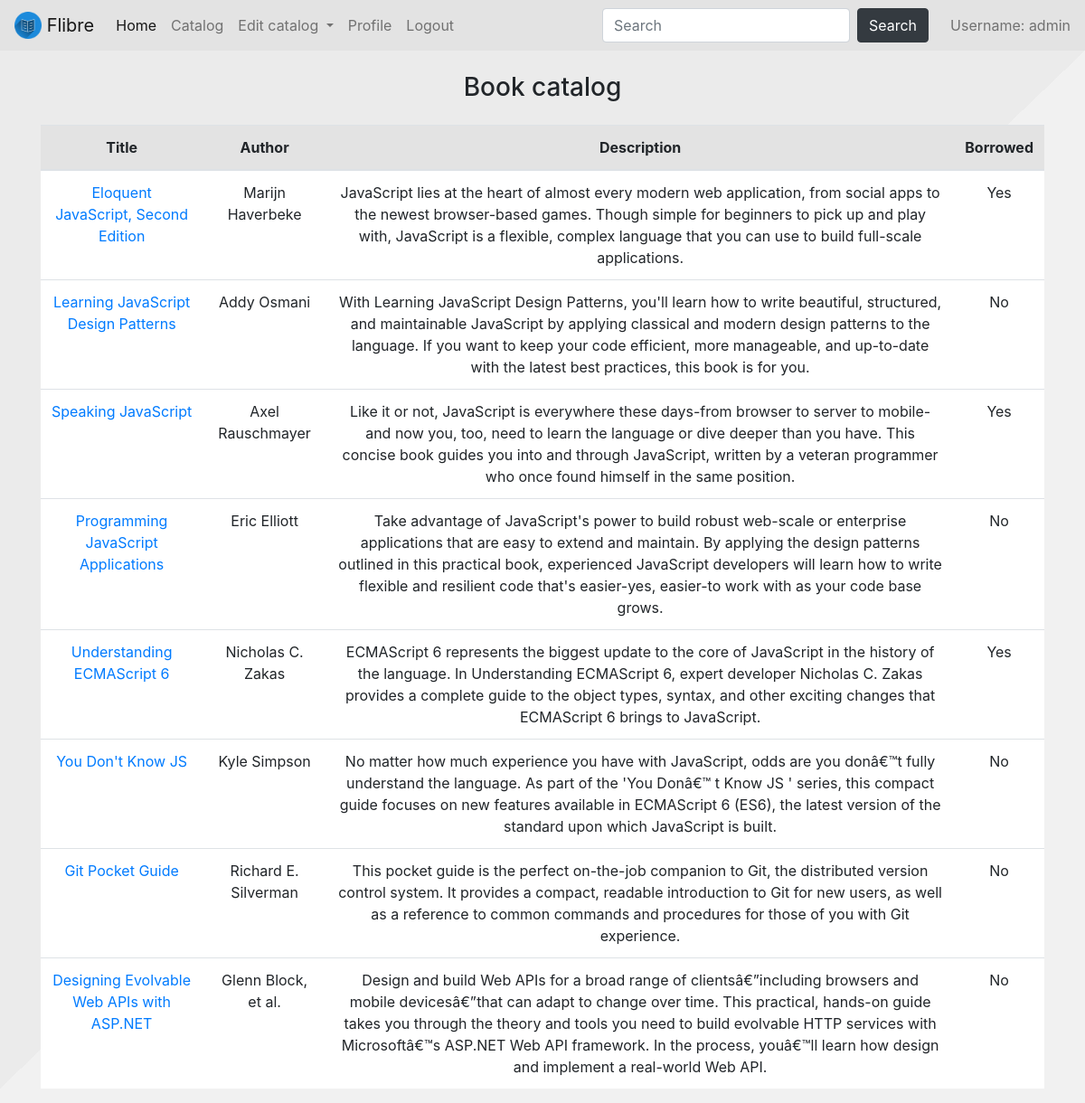
Screenshot of /catalog/books (signed in) with the database file from the repository.
### db_models.py (models this page shows, shortened)
class User(Base):
    __tablename__ = 'users'
    id = Column(Integer, primary_key=True)
    username = Column(String(50))
    email = Column(String(255))
    password = Column(String(255))
    permission_lvl = Column(Integer)
    book_limit = Column(Integer)
    book_ref = relationship('Book', back_populates='user_ref')

class Book(Base):
    __tablename__ = 'books'
    id = Column(Integer, primary_key=True)
    author = Column(String(255))
    description = Column(String(1000))
    isbn = Column(Integer)
    pages = Column(Integer)
    published = Column(String(10))
    publisher = Column(String(255))
    subtitle = Column(String(255))
    title = Column(String(255))
    website = Column(String(255))
    user_id = Column(Integer, ForeignKey('users.id'))
    user_ref = relationship('User', back_populates='book_ref')

### routes.py (the view)
@app.route('/catalog/books')
def books():
    db_session = get_session()
    all_books = db_session.query(Book).all()
    context = get_default_context()
    context['books'] = all_books
    return render_template('catalog.html', **context)

### routes.py (called while the page is built)
def get_session(echo=False):
    engine = create_engine('sqlite:///db/database.db', echo=echo)
    db_session = sessionmaker(bind=engine)
    return db_session()

def get_default_context():
    permission_lvl = get_user_auth_lvl()
    context = {'permission_lvl': permission_lvl,
               'user_id': session.get('user_id'),
               'username': session.get('username')}
    return context

def get_user_auth_lvl():
    if not session.get('user_id'):
        return 3
    db_session = get_session()
    user_data = db_session.query(User.permission_lvl) \
                .filter(User.username == session.get('username')) \
                .one()
    return user_data.permission_lvl

### templates/catalog.html (shortened to what this page needs)
{% extends 'layout.html' %}
{% block content %}
<h3 class="mb-4 text-center">Book catalog</h3>
<table class="table text-center">
  <thead class="x-thead-dark">
  <tr>
    <th scope="col">Title</th>
    <th scope="col">Author</th>
    <th scope="col">Description</th>
    <th scope="col">Borrowed</th>
  </tr>
  </thead>
  {% for book in books %}
  <tr>
    <td scope="row"><a href="/catalog/books/{{ book['id'] }}">{{ book['title'] }}</a></td>
    <td scope="row">{{ book['author'] }}</td>
    <td scope="row">{{ book['description'] }}</td>
    {% if book['user_id'] != None %}
    <td scope="row">Yes</td>
    {% else %}
    <td scope="row">No</td>
    {% endif %}
  </tr>
  {% endfor %}
</table>
{% endblock %}

### templates/layout.html (shortened to what this page needs)
<!doctype html>
<html lang="en">
<head>
  <link rel="stylesheet" href="https://stackpath.bootstrapcdn.com/bootstrap/4.5.0/css/bootstrap.min.css"
>
  <link href="/static/style.css" rel="stylesheet">
</head>
<body id="bootstrap-overrides">
<header class="navbar navbar-expand-lg navbar-light bg-navbar">
  <a class="navbar-brand" href="/">
    <img src="/static/flibre-logo.png" width="30" height="30" class="d-inline-block align-top" alt="" loading="lazy">
    Flibre
  </a>
  <div class="collapse navbar-collapse" id="navbarSupportedContent">
    <ul class="navbar-nav mr-auto">
      <li class="nav-item active">
        <a class="nav-link" href="/">Home</a>
      </li>
      <li class="nav-item">
        <a class="nav-link" href="/catalog/books">Catalog</a>
      </li>
      {% if permission_lvl == 1 %}
      <li class="nav-item dropdown">
        <a class="nav-link dropdown-toggle" href="/catalog/books" id="navbarDropdown" role="button"
           data-toggle="dropdown" aria-haspopup="true" aria-expanded="false">
          Edit catalog
        </a>
      </li>
      {% endif %}
      {% if username %}
      <li class="nav-item">
        <a class="nav-link" href="/user/{{ username }}">Profile</a>
      </li>
      <li class="nav-item">
        <a class="nav-link" href="/logout">Logout</a>
      </li>
      {% endif %}
    </ul>
    <form class="form-inline my-2 my-lg-0" action="/search_results" method="GET">
      <input class="form-control mr-sm-2" type="search" name="query" placeholder="Search" aria-label="Search">
      <button class="btn btn-dark mr-4 my-2 my-sm-0" type="submit">Search</button>
    </form>
    {% if username %}
    <span class="navbar-text">
      Username: {{ username }}
    </span>
    {% endif %}
  </div>
</header>
<main class="bd-curve pt-4">
  <div class="container">
    {% block content %}
    {% endblock %}
  </div>
</main>
</body>
</html>

### static/style.css (style rules this page uses)
body { background-color: #f1f1f1; }
.bg-navbar { background-color: #e3e3e3; }
.table .x-thead-dark th { background-color:#e3e3e3; }
.table tr { background-color:#fff; }
.bd-curve { background: linear-gradient(to right bottom,#ebebeb 50%,#f1f1f1 50%); background-image: linear-gradient(to right bottom, #ebebeb 50%, #f1f1f1 50%); background-position-x: initial; background-position-y: initial; background-size: initial; background-repeat-x: initial; background-repeat-y: initial; background-attachment: initial; background-origin: initial; background-clip: initial; background-color: initial; }

### rows the page displays
User: username "admin"
Book: title "Eloquent JavaScript, Second Edition", author "Marijn Haverbeke", description "JavaScript lies at the heart of almost every modern web application, from social apps to the newest browser-based games. Though simple for beginners to pick up and play with, JavaScript is a flexible, complex language that you can use to build full-scale applications.", shows "Yes"
Book: title "Learning JavaScript Design Patterns", author "Addy Osmani", description "With Learning JavaScript Design Patterns, you'll learn how to write beautiful, structured, and maintainable JavaScript by applying classical and modern design patterns to the language. If you want to keep your code efficient, more manageable, and up-to-date with the latest best practices, this book is for you.", shows "No"
Book: title "Speaking JavaScript", author "Axel Rauschmayer", description "Like it or not, JavaScript is everywhere these days-from browser to server to mobile-and now you, too, need to learn the language or dive deeper than you have. This concise book guides you into and through JavaScript, written by a veteran programmer who once found himself in the same position.", shows "Yes"
Book: title "Programming JavaScript Applications", author "Eric Elliott", description "Take advantage of JavaScript's power to build robust web-scale or enterprise applications that are easy to extend and maintain. By applying the design patterns outlined in this practical book, experienced JavaScript developers will learn how to write flexible and resilient code that's easier-yes, easier-to work with as your code base grows.", shows "No"
Book: title "Understanding ECMAScript 6", author "Nicholas C. Zakas", description "ECMAScript 6 represents the biggest update to the core of JavaScript in the history of the language. In Understanding ECMAScript 6, expert developer Nicholas C. Zakas provides a complete guide to the object types, syntax, and other exciting changes that ECMAScript 6 brings to JavaScript.", shows "Yes"
Book: title "You Don't Know JS", author "Kyle Simpson", description "No matter how much experience you have with JavaScript, odds are you donâ€™t fully understand the language. As part of the 'You Donâ€™ t Know JS ' series, this compact guide focuses on new features available in ECMAScript 6 (ES6), the latest version of the standard upon which JavaScript is built."
Book: title "Git Pocket Guide", author "Richard E. Silverman", description "This pocket guide is the perfect on-the-job companion to Git, the distributed version control system. It provides a compact, readable introduction to Git for new users, as well as a reference to common commands and procedures for those of you with Git experience.", shows "No"
Book: title "Designing Evolvable Web APIs with ASP.NET", author "Glenn Block, et al.", description "Design and build Web APIs for a broad range of clientsâ€”including browsers and mobile devicesâ€”that can adapt to change over time. This practical, hands-on guide takes you through the theory and tools you need to build evolvable HTTP services with Microsoftâ€™s ASP.NET Web API framework. In the process, youâ€™ll learn how design and implement a real-world Web API.", shows "No"
